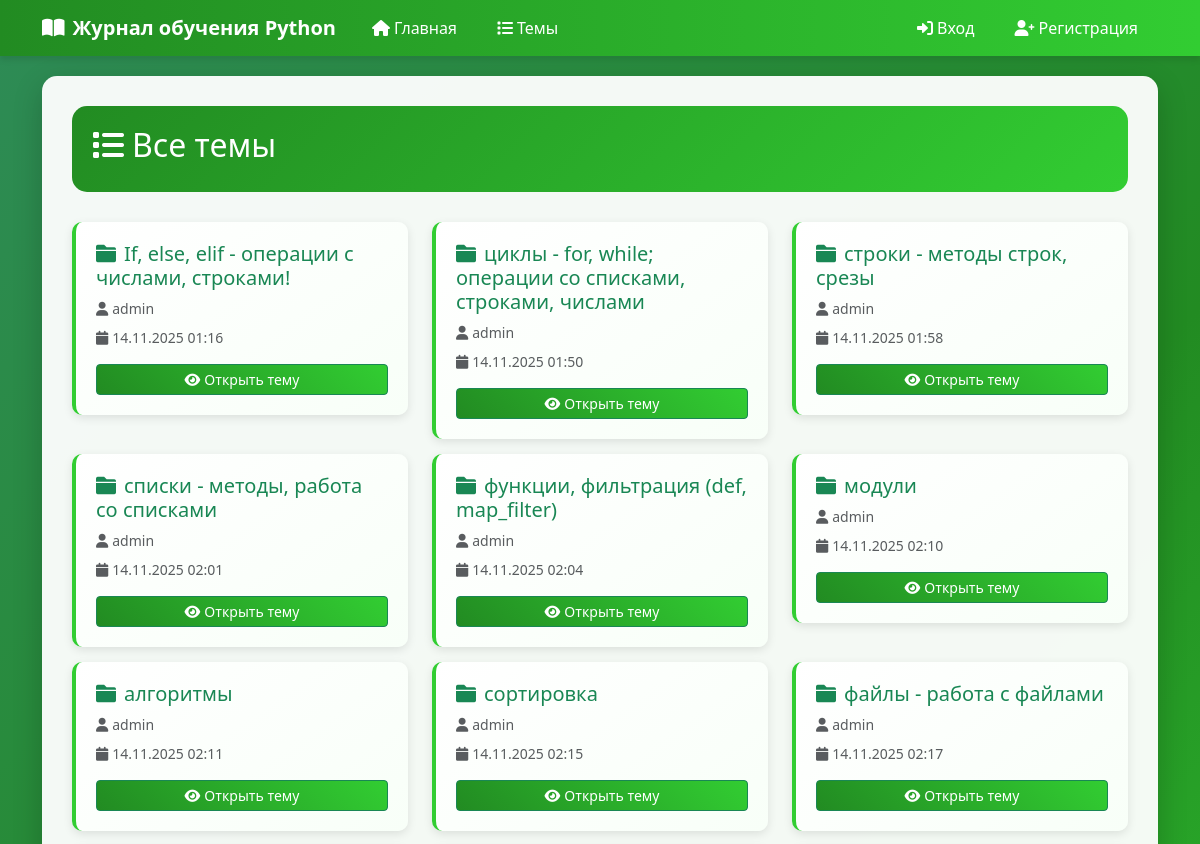
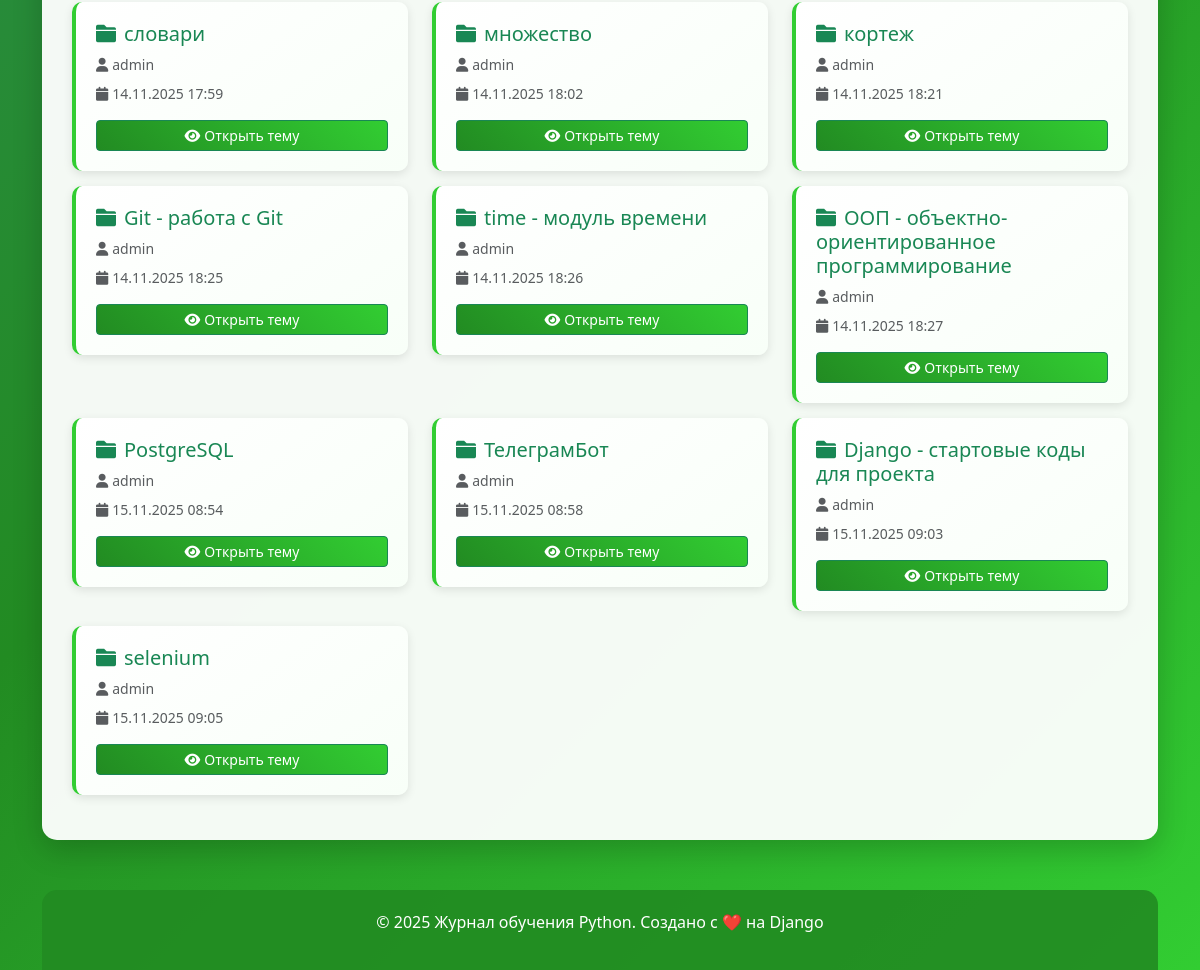
Page /topics/ on the committed database (2 pictures, top to bottom).
### journal/models.py (models this page shows, shortened)
class Topic(models.Model):
    text = models.CharField(max_length=200)
    date_added = models.DateTimeField(auto_now_add=True)
    owner = models.ForeignKey(User, on_delete=models.CASCADE)

### journal/views.py (the view)
# urls.py: path('topics/', views.topics, name='topics'),
def topics(request):
    topics = Topic.objects.order_by('date_added')
    return render(request, 'journal/topics.html', {'topics': topics})

### templates/journal/topics.html (shortened to what this page needs)
{% extends "base.html" %}
{% block content %}
<div class="page-header">
    <h2><i class="fas fa-list me-2"></i>Все темы</h2>
</div>
{% if topics %}
<div class="row">
    {% for topic in topics %}
    <div class="col-md-6 col-lg-4">
        <div class="topic-item">
            <h5 class="text-success">
                <i class="fas fa-folder me-2"></i>{{ topic.text }}
            </h5>
            <p class="text-muted small mb-2">
                <i class="fas fa-user me-1"></i>{{ topic.owner.username }}
            </p>
            <p class="text-muted small mb-3">
                <i class="fas fa-calendar me-1"></i>{{ topic.date_added|date:"d.m.Y H:i" }}
            </p>
            <div class="d-grid gap-1">
                <a href="{% url 'journal:topic' topic.id %}" class="btn btn-success btn-sm">
                    <i class="fas fa-eye me-1"></i>Открыть тему
                </a>
            </div>
        </div>
    </div>
    {% endfor %}
</div>
{% endif %}
{% endblock %}

### static/style.css (style rules this page uses)
body { background: linear-gradient(135deg, #2e8b57 0%, #228b22 50%, #32cd32 100%); min-height: 100vh; font-family: 'Arial', sans-serif; }
.btn-success { background: linear-gradient(45deg, #228b22, #32cd32); border: none; border-radius: 25px; padding: 10px 20px; font-weight: 500; transition: all 0.3s ease; }
.text-success { color: #228b22 !important; }
.page-header { background: linear-gradient(135deg, #228b22 0%, #32cd32 100%); color: white; border-radius: 15px; padding: 20px; margin-bottom: 30px; }
.topic-item { background: linear-gradient(145deg, #ffffff 0%, #f8fff8 100%); border-radius: 10px; padding: 20px; margin-bottom: 15px; border-left: 4px solid #32cd32; box-shadow: 0 3px 10px rgba(0, 0, 0, 0.1); transition: all 0.3s ease; }

### rows in the picture
Topic: text "If, else, elif - операции с числами, строками!", owner.username "admin", date_added "14.11.2025 01:16"
Topic: text "циклы - for, while; операции со списками, строками, числами", owner.username "admin", date_added "14.11.2025 01:50"
Topic: text "строки - методы строк, срезы", owner.username "admin", date_added "14.11.2025 01:58"
Topic: text "списки - методы, работа со списками", owner.username "admin", date_added "14.11.2025 02:01"
Topic: text "функции, фильтрация (def, map_filter)", owner.username "admin", date_added "14.11.2025 02:04"
Topic: text "модули", owner.username "admin", date_added "14.11.2025 02:10"
Topic: text "алгоритмы", owner.username "admin", date_added "14.11.2025 02:11"
Topic: text "сортировка", owner.username "admin", date_added "14.11.2025 02:15"
Topic: text "файлы - работа с файлами", owner.username "admin", date_added "14.11.2025 02:17"
Topic: text "словари", owner.username "admin", date_added "14.11.2025 17:59"
Topic: text "множество", owner.username "admin", date_added "14.11.2025 18:02"
Topic: text "кортеж", owner.username "admin", date_added "14.11.2025 18:21"
Topic: text "Git - работа с Git", owner.username "admin", date_added "14.11.2025 18:25"
Topic: text "time - модуль времени", owner.username "admin", date_added "14.11.2025 18:26"
Topic: text "ООП - объектно-ориентированное программирование", owner.username "admin", date_added "14.11.2025 18:27"
Topic: text "PostgreSQL", owner.username "admin", date_added "15.11.2025 08:54"
Topic: text "ТелеграмБот", owner.username "admin", date_added "15.11.2025 08:58"
Topic: text "Django - стартовые коды для проекта", owner.username "admin", date_added "15.11.2025 09:03"
Topic: text "selenium", owner.username "admin", date_added "15.11.2025 09:05"
